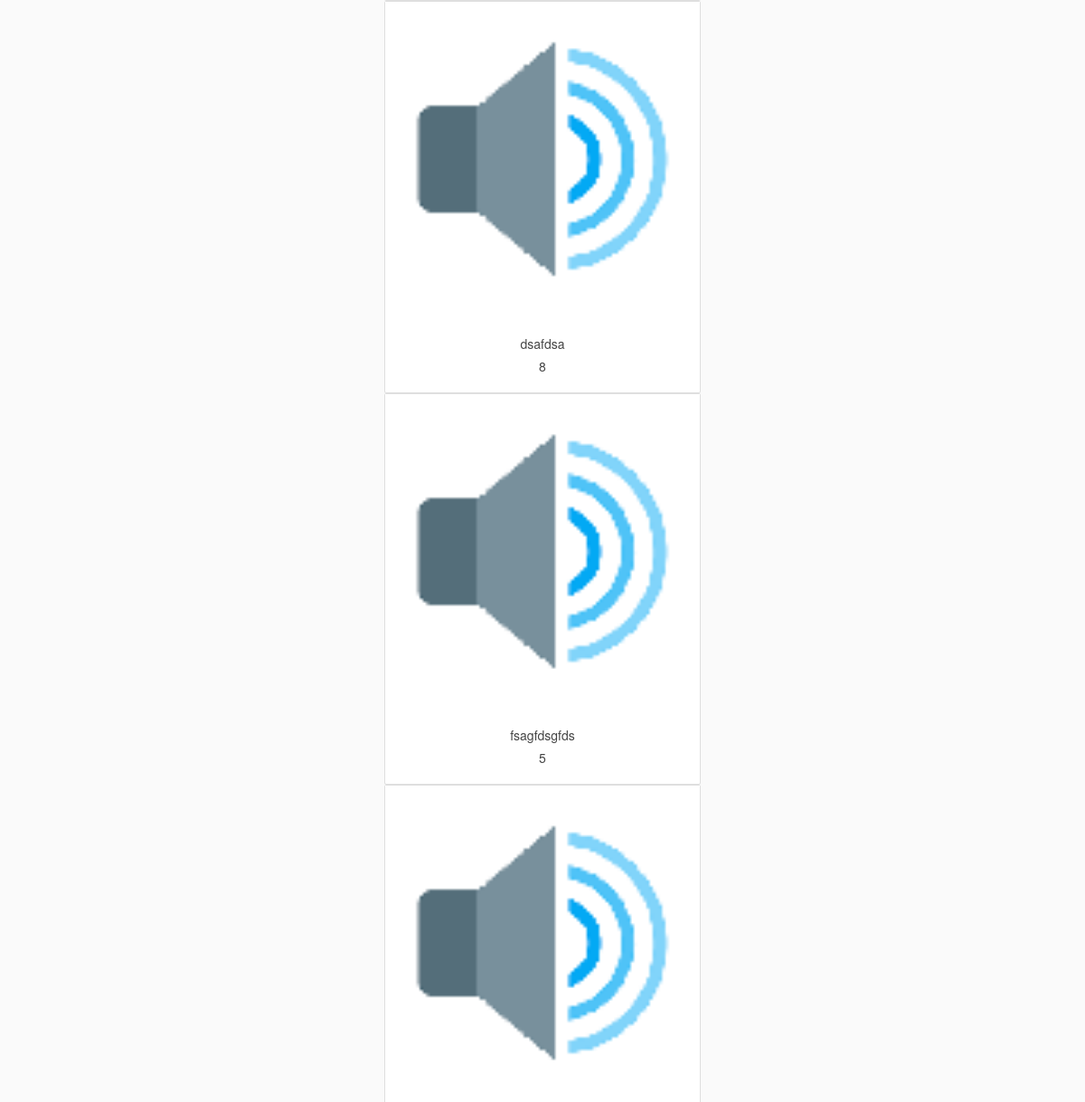
/ (middle part), run on an earlier commit of the app's database.
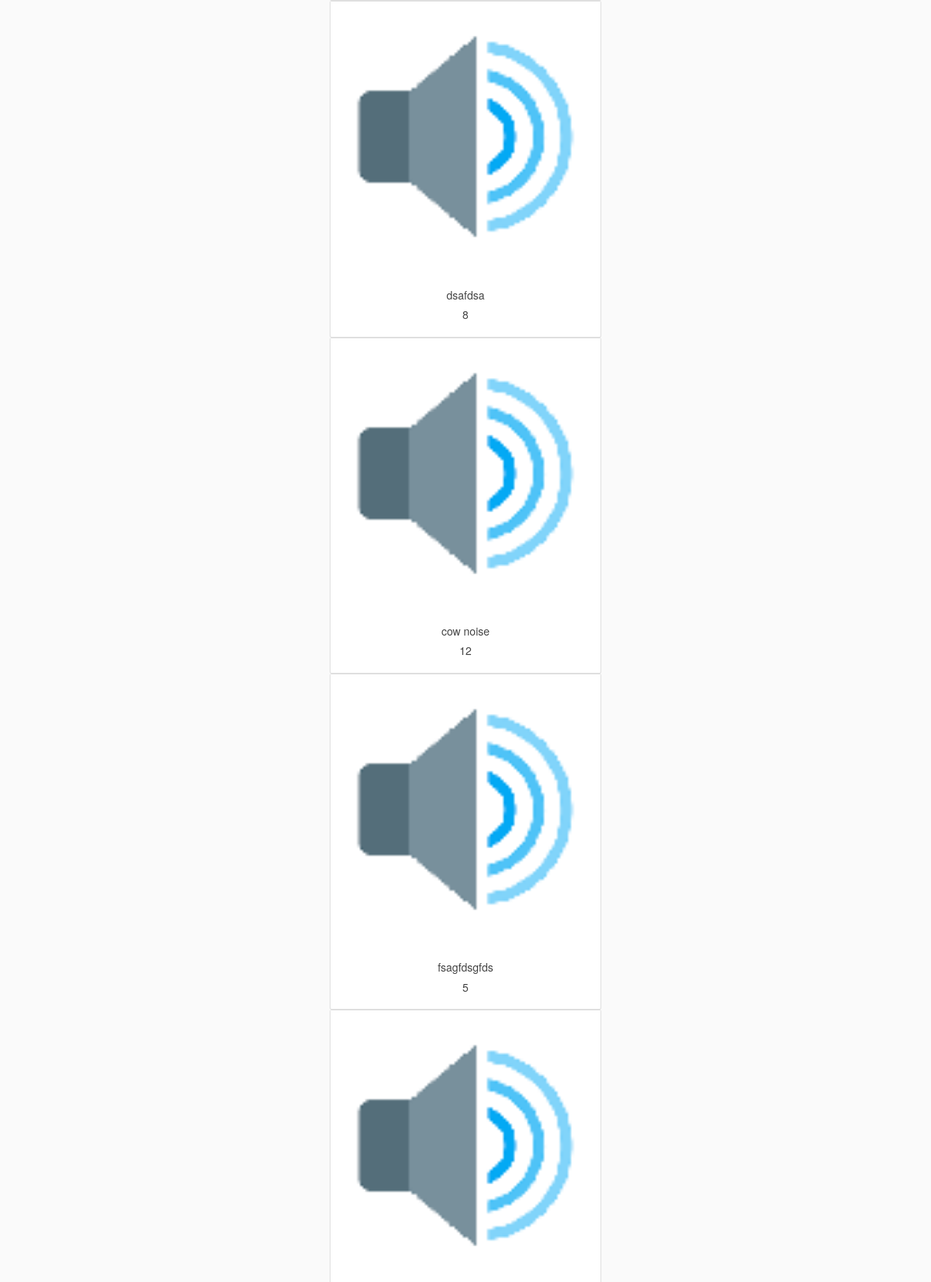
And on a later commit of the database.
### sound/models.py (models this page shows, shortened)
class SoundPost(models.Model):
    author = models.ForeignKey(User, on_delete=models.CASCADE, default='')
    sound = models.FileField(upload_to='sounds')
    image = models.ImageField(upload_to='images', default='images/default.png')
    title = models.CharField(max_length=100)

### sound/views.py (the view)
# urls.py: path('', views.MainView.as_view(), name='main'),
class MainView(ListView):
    template_name = 'sound/main.html'
    context_object_name = 'sound'
    def get_queryset(self):
        return SoundPost.objects.all().order_by('?')

### templates/sound/main.html (shortened to what this page needs)
{% extends 'sound/base.html' %}
{% block content %}
    <div class="row justify-content-center">
        <div class="col-4 article">
            {% for i in sound %}
                <div class="card" onclick="var audio = new Audio('{{ i.sound.url }}'); audio.play()">
                    <img src="{{ i.image.url }}" alt="sound-image">
                    <div class="card-body">
                        <h5 class="card-title center">{{ i.title }}</h5>
                        <h5 class="card-title center">{{ i.pk }}</h5>
                    </div>
                </div>
            {% endfor %}
        </div>
    </div>
{% endblock content %}

### templates/sound/base.html (shortened to what this page needs)
{% load static %}
<!DOCTYPE html>
<html>
<head>
    <link rel="stylesheet" href="https://maxcdn.bootstrapcdn.com/bootstrap/4.0.0/css/bootstrap.min.css">
    <link rel="stylesheet" href="https://maxcdn.bootstrapcdn.com/bootstrap/3.4.1/css/bootstrap.min.css">
    <link rel="stylesheet" type="text/css" href="{% static 'blog/main.css' %}">
</head>
<body>
<main role="main" class="container">
    {% block content %}{% endblock %}
</main>
</body>
</html>

### static/css/main.css (style rules this page uses)
.center { text-align: center; }
body { background: #fafafa; color: #333333; margin-top: 5rem; }
h1, h2, h3, h4, h5, h6 { color: #444444; }

What changed in the data, as far as the page shows it:
added SoundPost: image (placeholder picture), title "cow noise", pk "12"
